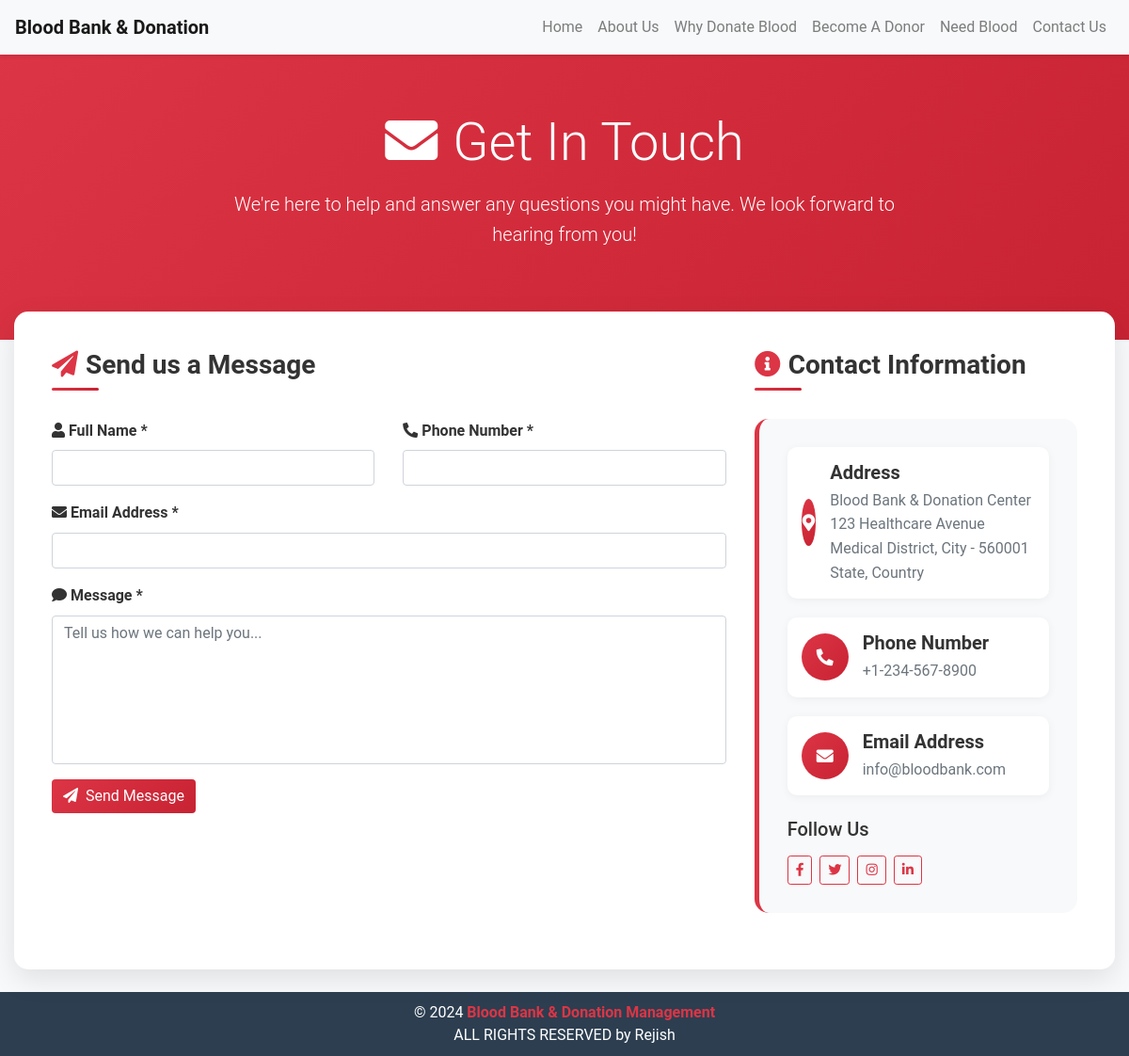
The app's page /views/pages/contact_us.php with its own data.
### tables this page shows
CREATE TABLE `contact_info` (
  `contact_id` int(11) NOT NULL AUTO_INCREMENT,
  `contact_address` text NOT NULL,
  `contact_mail` varchar(100) NOT NULL,
  `contact_phone` varchar(15) NOT NULL,
  `updated_date` timestamp NOT NULL DEFAULT CURRENT_TIMESTAMP ON UPDATE CURRENT_TIMESTAMP,
  PRIMARY KEY (`contact_id`)
);

### views/pages/contact_us.php (the view, shortened to what this page needs)
<!DOCTYPE html>
<html lang="en">
<?php
include($_SERVER['DOCUMENT_ROOT'] . '/blood bank/config/config.php');
?>
<head>
    <link rel="stylesheet" href="../../public/css/bootstrap.min.css">
    <link rel="stylesheet" href="../../public/css/style.css">
    <link rel="stylesheet" href="https://cdnjs.cloudflare.com/ajax/libs/font-awesome/5.15.3/css/all.min.css">
</head>
<?php
include($_SERVER['DOCUMENT_ROOT'] . '/blood bank/views/header/head.php');
?>
<div class="contact-hero">
    <div class="container">
        <div class="row justify-content-center text-center">
            <div class="col-lg-8">
                <h1 class="display-4 mb-3" style="color: white;">
                    <i class="fas fa-envelope mr-3"></i>Get In Touch
                </h1>
                <p class="lead">We're here to help and answer any questions you might have. We look forward to hearing from you!</p>
            </div>
        </div>
    </div>
</div>
<div class="container" style="margin-top: 20px;">
    <div class="contact-card">
        <div class="row">
            <div class="col-lg-8">
                <h3 class="section-title">
                    <i class="fas fa-paper-plane mr-2 text-danger"></i>Send us a Message
                </h3>
                <form name="sentMessage" method="post" class="needs-validation" novalidate>
                    <div class="row">
                        <div class="col-md-6">
                            <div class="form-group">
                                <label for="name">
                                    <i class="fas fa-user mr-1"></i>Full Name *
                                </label>
                                <input type="text" class="form-control" id="name" name="fullname" required>
                            </div>
                        </div>
                        <div class="col-md-6">
                            <div class="form-group">
                                <label for="phone">
                                                                        <i class="fas fa-phone-alt"></i>
Phone Number *
                                </label>
                                <input type="tel" class="form-control" id="phone" name="contactno" required>
                            </div>
                        </div>
                    </div>
                    <div class="form-group">
                        <label for="email">
                            <i class="fas fa-envelope mr-1"></i>Email Address *
                        </label>
                        <input type="email" class="form-control" id="email" name="email" required>
                    </div>
                    <div class="form-group">
                        <label for="message">
                            <i class="fas fa-comment mr-1"></i>Message *
                        </label>
                        <textarea rows="6" class="form-control" id="message" name="message" required maxlength="999"
                                  placeholder="Tell us how we can help you..." style="resize:none"></textarea>
                    </div>
                    <button type="submit" name="send" class="btn btn-danger btn-send">
                        <i class="fas fa-paper-plane mr-2"></i>Send Message
                    </button>
                </form>
            </div>
            <div class="col-lg-4">
                <h3 class="section-title">
                    <i class="fas fa-info-circle mr-2 text-danger"></i>Contact Information
                </h3>
                <div class="contact-info-card">
                    <?php
                    $sql = "SELECT * FROM contact_info";
                    $result = mysqli_query($conn, $sql);
                    if(mysqli_num_rows($result) > 0) {
                        while($row = mysqli_fetch_assoc($result)) { ?>
                            <div class="contact-info-item">
                                <div class="contact-icon">
                                    <i class="fas fa-map-marker-alt"></i>
                                </div>
                                <div class="contact-details">
                                    <h5>Address</h5>
                                    <a href="https://www.google.com/maps/search/?api=1&query=<?php echo urlencode($row['contact_address']); ?>" target="_blank">
                                        <?php echo $row['contact_address']; ?>
                                    </a>
                                </div>
                            </div>
                            <div class="contact-info-item">
                                <div class="contact-icon">
                                    <i class="fas fa-phone-alt"></i>
                                </div>
                                <div class="contact-details">
                                    <h5>Phone Number</h5>
                                    <a href="tel:<?php echo $row['contact_phone']; ?>">
                                        <?php echo $row['contact_phone']; ?>
                                    </a>
                                </div>
                            </div>
                            <div class="contact-info-item">
                                <div class="contact-icon">
                                    <i class="fas fa-envelope"></i>
                                </div>
                                <div class="contact-details">
                                    <h5>Email Address</h5>
                                    <a href="mailto:<?php echo $row['contact_mail']; ?>">
                                        <?php echo $row['contact_mail']; ?>
                                    </a>
                                </div>
                            </div>
                        <?php }
                    } ?>
                    <div class="mt-4">
                        <h5 class="mb-3">Follow Us</h5>
                        <div class="d-flex">
                            <a href="#" class="btn btn-outline-danger btn-sm mr-2">
                                <i class="fab fa-facebook-f"></i>
                            </a>
                            <a href="#" class="btn btn-outline-danger btn-sm mr-2">
                                <i class="fab fa-twitter"></i>
                            </a>
                            <a href="#" class="btn btn-outline-danger btn-sm mr-2">
                                <i class="fab fa-instagram"></i>
                            </a>
                            <a href="#" class="btn btn-outline-danger btn-sm">
                                <i class="fab fa-linkedin-in"></i>
                            </a>
                        </div>
                    </div>
                </div>
            </div>
        </div>
    </div>
</div>
<?php
include($_SERVER['DOCUMENT_ROOT'] .'/blood bank/views/footer/footer.php');
?>
</body>
</html>

### public/css/style.css (style rules this page uses)
body { font-family: 'Roboto', Arial, sans-serif; line-height: 1.6; background-color: #f8f9fa; color: #333; }
.container { max-width: 1200px; margin: 0 auto; padding: 0 15px; }
.btn-danger { background-color: #e74c3c; border: none; transition: background-color 0.3s ease, transform 0.3s ease; }
h1, h2, h3, h4 { margin-bottom: 20px; font-weight: 700; }
h1 { font-weight: bold; color: #e74c3c; }

### views/pages/contact_us.php (style rules this page uses)
.contact-hero { background: linear-gradient(135deg, #dc3545 0%, #c82333 100%); color: white; padding: 80px 0; margin-top: -20px; }
.contact-card { background: white; border-radius: 15px; box-shadow: 0 10px 30px rgba(0,0,0,0.1); padding: 40px; margin-top: -50px; position: relative; z-index: 2; }
.form-group label { font-weight: 600; color: #333; margin-bottom: 8px; }
.form-control { border: 2px solid #e9ecef; border-radius: 8px; padding: 12px 15px; transition: all 0.3s ease; }
.btn-send { background: linear-gradient(135deg, #dc3545 0%, #c82333 100%); border: none; padding: 12px 30px; border-radius: 25px; font-weight: 600; transition: all 0.3s ease; }
.contact-info-card { background: #f8f9fa; border-radius: 15px; padding: 30px; margin-bottom: 20px; border-left: 5px solid #dc3545; }
.contact-info-item { display: flex; align-items: center; margin-bottom: 20px; padding: 15px; background: white; border-radius: 10px; box-shadow: 0 2px 10px rgba(0,0,0,0.05); transition: all 0.3s ease; }
.contact-icon { background: linear-gradient(135deg, #dc3545 0%, #c82333 100%); color: white; width: 50px; height: 50px; border-radius: 50%; display: flex; align-items: center; justify-content: center; margin-right: 15px; font-size: 18px; }
.contact-details h5 { margin-bottom: 5px; color: #333; font-weight: 600; }
.contact-details a { color: #6c757d; text-decoration: none; transition: color 0.3s ease; }
.section-title { position: relative; margin-bottom: 40px; }
.section-title::after { content: ''; position: absolute; bottom: -10px; left: 0; width: 50px; height: 3px; background: linear-gradient(135deg, #dc3545 0%, #c82333 100%); border-radius: 2px; }

### records on screen
contact_info: contact_address "Blood Bank & Donation Center 123 Healthcare Avenue Medical District, City - 560001 State, Country", contact_phone "+1-234-567-8900", contact_mail "info@bloodbank.com"
